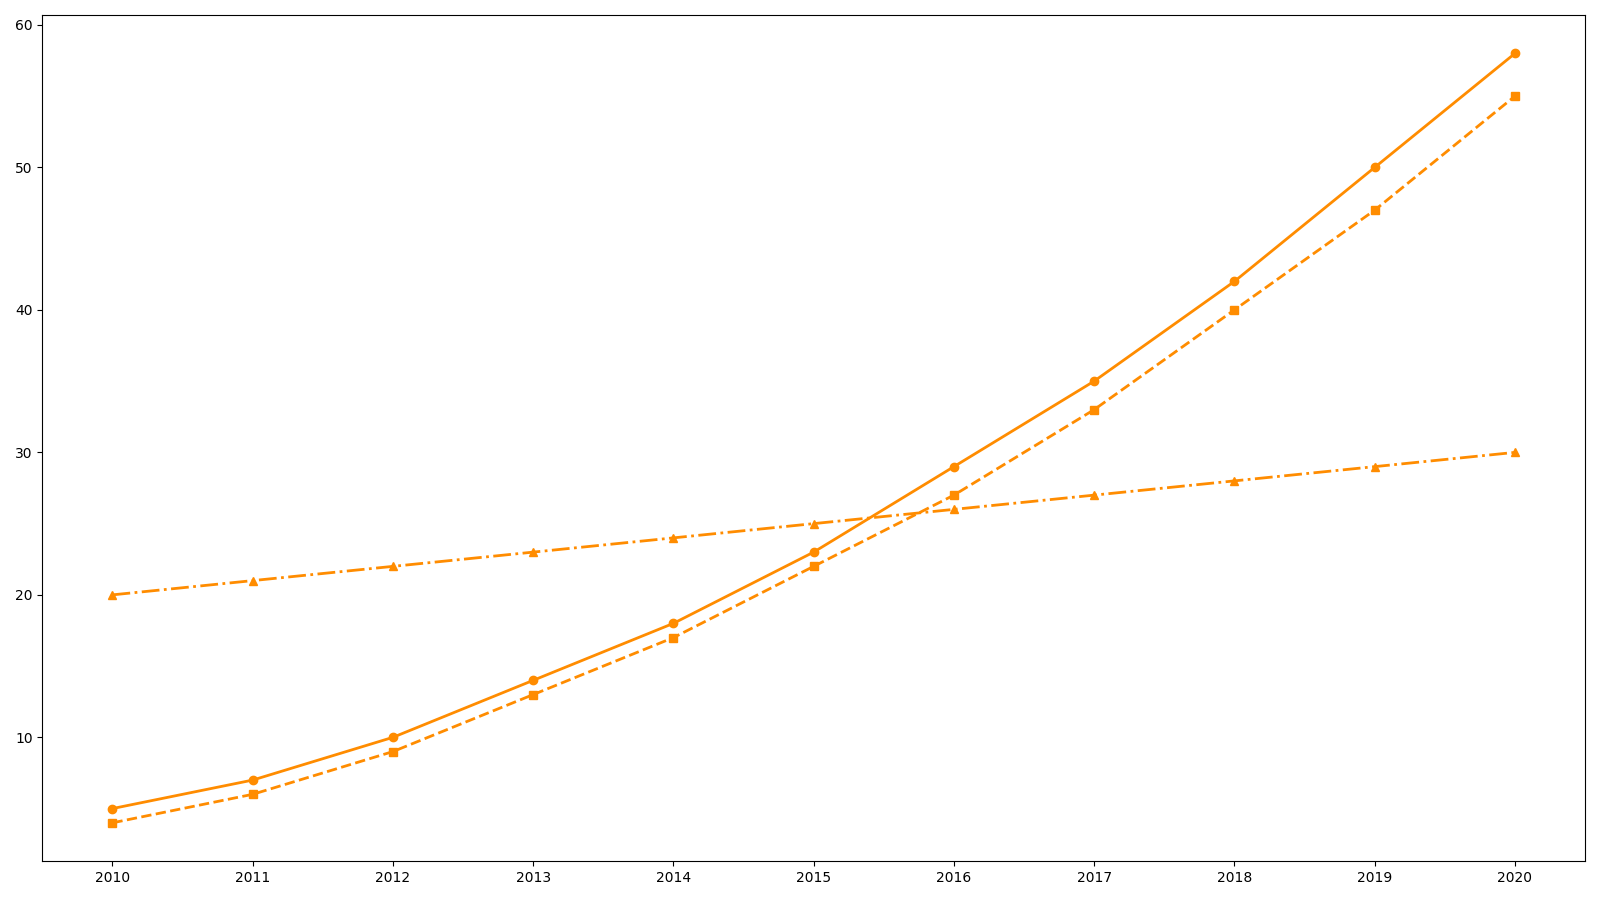

Source code (Python):
import matplotlib.pyplot as plt
import numpy as np

years = np.arange(2010, 2021)
solar = [5, 7, 10, 14, 18, 23, 29, 35, 42, 50, 58]
wind = [4, 6, 9, 13, 17, 22, 27, 33, 40, 47, 55]
hydro = [20, 21, 22, 23, 24, 25, 26, 27, 28, 29, 30]

fig, ax1 = plt.subplots(figsize=(16, 9))
common_color = '#FF8C00'  # Single color for all data groups
ax1.plot(years, solar, marker='o', linestyle='-', color=common_color, linewidth=2)
ax1.plot(years, wind, marker='s', linestyle='--', color=common_color, linewidth=2)
ax1.plot(years, hydro, marker='^', linestyle='-.', color=common_color, linewidth=2)

ax1.set_xticks(years)

plt.tight_layout()
plt.show()
